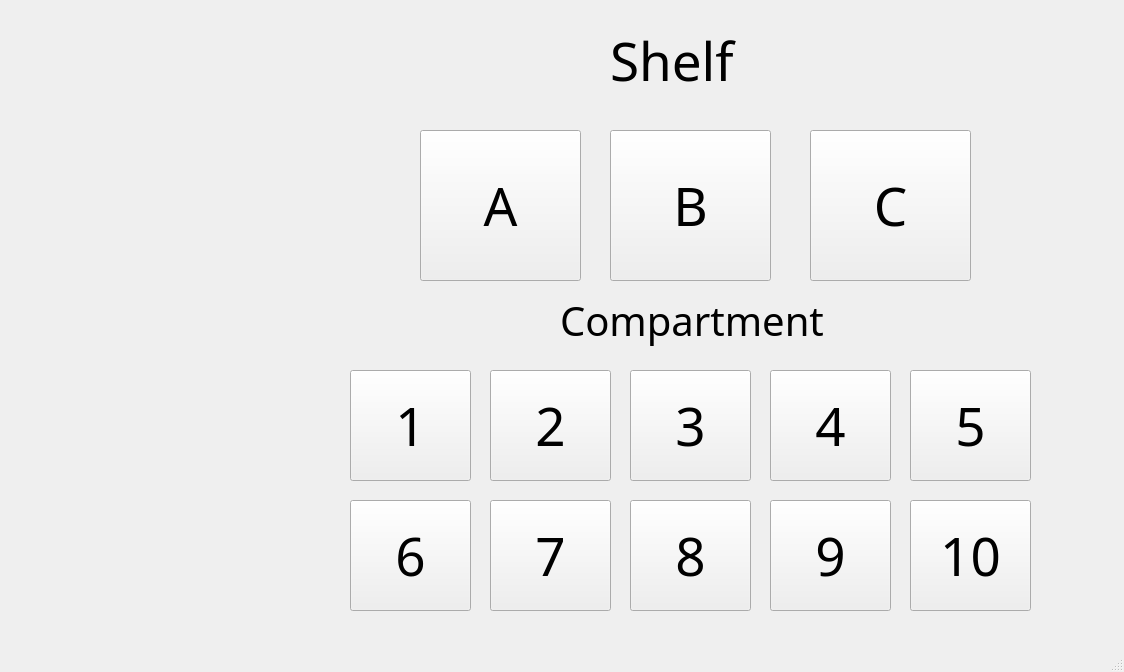
<?xml version="1.0" encoding="UTF-8"?>
<ui version="4.0">
 <class>MainWindow</class>
 <widget class="QMainWindow" name="MainWindow">
  <property name="geometry">
   <rect>
    <x>0</x>
    <y>0</y>
    <width>1124</width>
    <height>672</height>
   </rect>
  </property>
  <property name="windowTitle">
   <string>MainWindow</string>
  </property>
  <widget class="QWidget" name="centralwidget">
   <widget class="QPushButton" name="compartment_1">
    <property name="geometry">
     <rect>
      <x>350</x>
      <y>370</y>
      <width>121</width>
      <height>111</height>
     </rect>
    </property>
    <property name="font">
     <font>
      <family>Sitka</family>
      <pointsize>40</pointsize>
      <strikeout>false</strikeout>
      <kerning>true</kerning>
     </font>
    </property>
    <property name="text">
     <string>1</string>
    </property>
   </widget>
   <widget class="QPushButton" name="compartment_2">
    <property name="geometry">
     <rect>
      <x>490</x>
      <y>370</y>
      <width>121</width>
      <height>111</height>
     </rect>
    </property>
    <property name="font">
     <font>
      <family>Sitka</family>
      <pointsize>40</pointsize>
     </font>
    </property>
    <property name="text">
     <string>2</string>
    </property>
   </widget>
   <widget class="QPushButton" name="compartment_3">
    <property name="geometry">
     <rect>
      <x>630</x>
      <y>370</y>
      <width>121</width>
      <height>111</height>
     </rect>
    </property>
    <property name="font">
     <font>
      <family>Sitka</family>
      <pointsize>40</pointsize>
     </font>
    </property>
    <property name="text">
     <string>3</string>
    </property>
   </widget>
   <widget class="QPushButton" name="compartment_6">
    <property name="geometry">
     <rect>
      <x>350</x>
      <y>500</y>
      <width>121</width>
      <height>111</height>
     </rect>
    </property>
    <property name="font">
     <font>
      <family>Sitka</family>
      <pointsize>40</pointsize>
     </font>
    </property>
    <property name="text">
     <string>6</string>
    </property>
   </widget>
   <widget class="QPushButton" name="compartment_5">
    <property name="geometry">
     <rect>
      <x>910</x>
      <y>370</y>
      <width>121</width>
      <height>111</height>
     </rect>
    </property>
    <property name="font">
     <font>
      <family>Sitka</family>
      <pointsize>40</pointsize>
     </font>
    </property>
    <property name="text">
     <string>5</string>
    </property>
   </widget>
   <widget class="QPushButton" name="compartment_4">
    <property name="geometry">
     <rect>
      <x>770</x>
      <y>370</y>
      <width>121</width>
      <height>111</height>
     </rect>
    </property>
    <property name="font">
     <font>
      <family>Sitka</family>
      <pointsize>40</pointsize>
     </font>
    </property>
    <property name="text">
     <string>4</string>
    </property>
   </widget>
   <widget class="QPushButton" name="compartment_8">
    <property name="geometry">
     <rect>
      <x>630</x>
      <y>500</y>
      <width>121</width>
      <height>111</height>
     </rect>
    </property>
    <property name="font">
     <font>
      <family>Sitka</family>
      <pointsize>40</pointsize>
     </font>
    </property>
    <property name="text">
     <string>8</string>
    </property>
   </widget>
   <widget class="QPushButton" name="compartment_7">
    <property name="geometry">
     <rect>
      <x>490</x>
      <y>500</y>
      <width>121</width>
      <height>111</height>
     </rect>
    </property>
    <property name="font">
     <font>
      <family>Sitka</family>
      <pointsize>40</pointsize>
     </font>
    </property>
    <property name="text">
     <string>7</string>
    </property>
   </widget>
   <widget class="QPushButton" name="compartment_9">
    <property name="geometry">
     <rect>
      <x>770</x>
      <y>500</y>
      <width>121</width>
      <height>111</height>
     </rect>
    </property>
    <property name="font">
     <font>
      <family>Sitka</family>
      <pointsize>40</pointsize>
     </font>
    </property>
    <property name="text">
     <string>9</string>
    </property>
   </widget>
   <widget class="QPushButton" name="compartment_10">
    <property name="geometry">
     <rect>
      <x>910</x>
      <y>500</y>
      <width>121</width>
      <height>111</height>
     </rect>
    </property>
    <property name="font">
     <font>
      <family>Sitka</family>
      <pointsize>40</pointsize>
     </font>
    </property>
    <property name="text">
     <string>10</string>
    </property>
   </widget>
   <widget class="QPushButton" name="shelf_A">
    <property name="geometry">
     <rect>
      <x>420</x>
      <y>130</y>
      <width>161</width>
      <height>151</height>
     </rect>
    </property>
    <property name="font">
     <font>
      <family>Sitka</family>
      <pointsize>40</pointsize>
     </font>
    </property>
    <property name="text">
     <string>A</string>
    </property>
   </widget>
   <widget class="QPushButton" name="shelf_B">
    <property name="geometry">
     <rect>
      <x>610</x>
      <y>130</y>
      <width>161</width>
      <height>151</height>
     </rect>
    </property>
    <property name="font">
     <font>
      <family>Sitka</family>
      <pointsize>40</pointsize>
     </font>
    </property>
    <property name="text">
     <string>B</string>
    </property>
   </widget>
   <widget class="QPushButton" name="shelf_C">
    <property name="geometry">
     <rect>
      <x>810</x>
      <y>130</y>
      <width>161</width>
      <height>151</height>
     </rect>
    </property>
    <property name="font">
     <font>
      <family>Sitka</family>
      <pointsize>40</pointsize>
     </font>
    </property>
    <property name="text">
     <string>C</string>
    </property>
   </widget>
   <widget class="QLabel" name="label">
    <property name="geometry">
     <rect>
      <x>610</x>
      <y>30</y>
      <width>141</width>
      <height>61</height>
     </rect>
    </property>
    <property name="font">
     <font>
      <family>Sitka</family>
      <pointsize>40</pointsize>
     </font>
    </property>
    <property name="text">
     <string>Shelf</string>
    </property>
   </widget>
   <widget class="QLabel" name="label_2">
    <property name="geometry">
     <rect>
      <x>560</x>
      <y>290</y>
      <width>281</width>
      <height>61</height>
     </rect>
    </property>
    <property name="font">
     <font>
      <family>Sitka</family>
      <pointsize>30</pointsize>
     </font>
    </property>
    <property name="text">
     <string>Compartment</string>
    </property>
   </widget>
  </widget>
  <widget class="QMenuBar" name="menubar">
   <property name="geometry">
    <rect>
     <x>0</x>
     <y>0</y>
     <width>1124</width>
     <height>26</height>
    </rect>
   </property>
  </widget>
  <widget class="QStatusBar" name="statusbar"/>
 </widget>
 <resources/>
 <connections/>
</ui>
